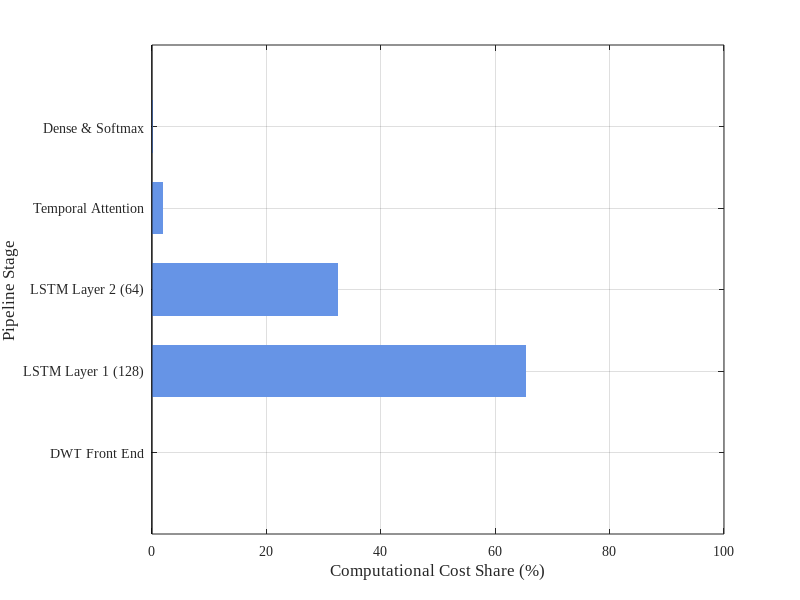

The MATLAB script that drew this image: (Note: this script raises an error after producing the figure.)
%% plot_flop_share.m
% Generates publication-grade Figure 5.7: Per-inference computational cost
% distribution across pipeline stages.

clear; close all; clc;

% Figure setup
fig = figure('Color','w','Units','inches','Position',[1 1 7.5 4.5]);
ax = axes(fig, 'FontName','Times New Roman','FontSize',11);
hold(ax, 'on'); grid(ax, 'on'); box(ax, 'on');

% Data
stages = {'DWT Front End', 'LSTM Layer 1 (128)', 'LSTM Layer 2 (64)', 'Temporal Attention', 'Dense & Softmax'};
flops = [1350, 856064, 425984, 24576, 2116]; % actual multiply-accumulates/FLOPs
pct = flops / sum(flops) * 100;

% Create horizontal bar
bh = barh(ax, 1:5, pct, 0.65, 'FaceColor',[0.4 0.58 0.9], 'EdgeColor','none');

% Customize Y ticks
set(ax, 'YTick', 1:5, 'YTickLabel', stages, 'FontSize', 10);
xlabel('Computational Cost Share (%)', 'FontName','Times New Roman','FontSize',12);
ylabel('Pipeline Stage', 'FontName','Times New Roman','FontSize',12);
xlim([0 100]);

% Add numerical labels to bars
for i = 1:5
    text(ax, pct(i) + 1.5, i, sprintf('%.2f%%  (%s FLOPs)', pct(i), format_flops(flops(i))), ...
         'FontName','Times New Roman','FontSize',9.5, 'VerticalAlignment','middle');
end

title('Per-Inference Computational Complexity Budget Share', 'FontName','Times New Roman','FontSize',13,'FontWeight','bold');

% Save output
outPath = fullfile(pwd, 'figures', 'computational_cost_distribution.png');
exportgraphics(fig, outPath, 'Resolution', 300);
close(fig);
fprintf('Successfully generated: %s\n', outPath);

function str = format_flops(f)
    if f < 1000
        str = sprintf('%d', f);
    elseif f < 1000000
        str = sprintf('%.1f k', f/1000);
    else
        str = sprintf('%.2f M', f/1000000);
    end
end
